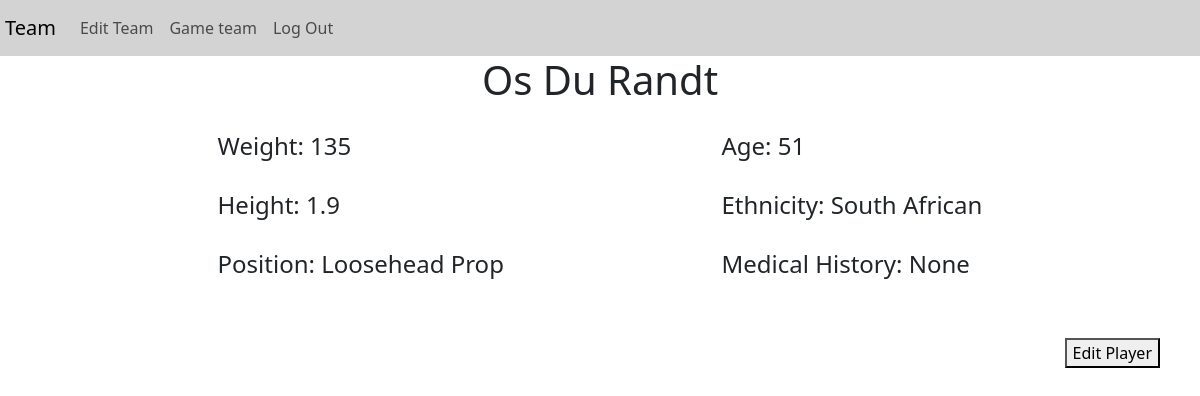
The page /profile/12 (signed in) on the database its author committed.
### tables this page shows
CREATE TABLE 'players' (id INTEGER PRIMARY KEY AUTOINCREMENT NOT NULL, name TEXT, weight INTEGER,'coach' TEXT,'age' INTEGER,'height' INTEGER,'ethnicity' TEXT,'medical' TEXT,'position' TEXT);

### app.py (the view)
@app.route("/profile/<id>", methods=["GET", "POST"])
@login_required
def profile(id):
    player = db.execute("SELECT * FROM players WHERE id=?", id)
    print(player)
    return render_template("profile.html", logged=True, player=player[0])

### helpers.py (called while the page is built)
def login_required(f):
    @wraps(f)
    def decorated_function(*args, **kwargs):
        if session.get("user_id") is None:
            return redirect("/login")
        return f(*args, **kwargs)
    return decorated_function

### templates/profile.html (shortened to what this page needs)
{% extends "layout.html" %}
{% block main %}
    <div id="profile">
        <div style="text-align:center;">
            <h1>{{ player.name }}</h1>
        </div>
        <div class="profile">
            <div class="playerinfo">
                <h4 class="info" id="weight">Weight: {{ player.weight }}</h4>
                <h4 class="info" id="height">Height: {{ player.height }}</h4>
                <h4 class="info" id="position">Position: {{ player.position }}</h4>
            </div>
            <div class="playerinfo">
                <h4 class="info" id="age">Age: {{ player.age }}</h4>
                <h4 class="info" id="ethnicity">Ethnicity: {{ player.ethnicity }}</h4>
                <h4 class="info" id="medical">Medical History: {{ player.medical }}</h4>
            </div>
        </div>
        <div style="margin-top:30px; text-align:right; margin-right:40px;" >
            <button onclick="view_edit()" class="btn-primary">Edit Player</button>
        </div>
    </div>
{% endblock %}

### static/styles.css (style rules this page uses)
.playerinfo { display: flex; flex-direction: column; margin-top: 20px; }
.info { margin-bottom: 30px; }
.profile { display: flex; flex-direction: row; flex-wrap: wrap; justify-content: space-evenly; }

### rows shown on the page
players: name "Os Du Randt", weight "135", height "1.9", position "Loosehead Prop", age "51", ethnicity "South African", medical "None"
